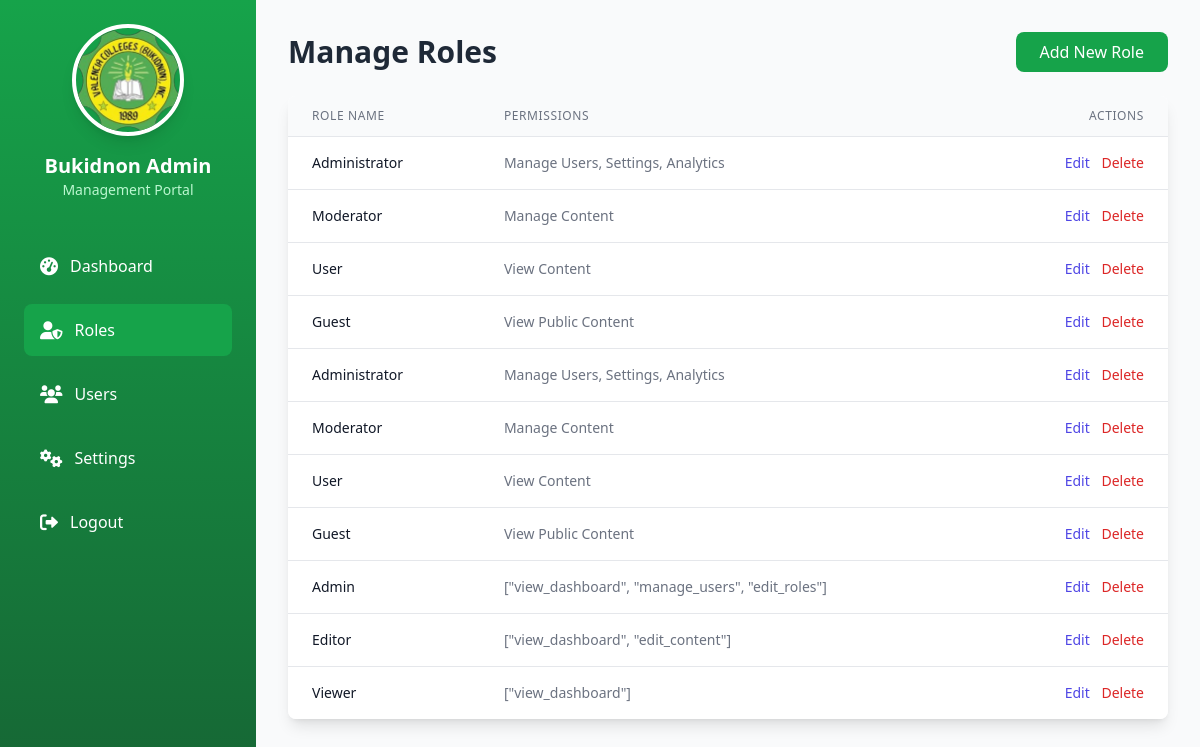
/roles.php (signed in), run on the app's committed database.
### tables this page shows
CREATE TABLE `roles` (
  `id` int(11) NOT NULL,
  `role_name` varchar(50) NOT NULL,
  `permissions` text DEFAULT NULL,
  `created_at` timestamp NOT NULL DEFAULT current_timestamp()
);

### roles.php (the view, shortened to what this page needs)
<?php
include('db_config.php');
$sql = "SELECT * FROM roles";
$stmt = $pdo->prepare($sql);
$stmt->execute();
$roles = $stmt->fetchAll(PDO::FETCH_ASSOC);
?>
<!DOCTYPE html>
<html lang="en">
<head>
    <script src="https://cdn.tailwindcss.com"></script>
    <link href="https://cdnjs.cloudflare.com/ajax/libs/font-awesome/6.0.0-beta3/css/all.min.css" rel="stylesheet">
</head>
<body class="bg-gray-50 font-sans antialiased">
    <aside class="w-64 bg-gradient-to-b from-green-600 to-green-800 text-white h-screen p-6 fixed">
        <div class="text-center mb-6">
            <img src="img/bukidnon_logo.png" alt="Bukidnon Logo" class="w-28 h-28 rounded-full mx-auto border-4 border-white shadow-lg">
            <h2 class="text-xl font-bold mt-4">Bukidnon Admin</h2>
            <p class="text-green-200 text-sm">Management Portal</p>
        </div>
        <nav class="mt-10 space-y-3">
            <a href="dashboard.php" class="flex items-center gap-3 text-white px-4 py-3 rounded-lg hover:bg-green-500">
                <i class="fas fa-tachometer-alt text-lg"></i>
                Dashboard
            </a>
            <a href="roles.php" class="flex items-center gap-3 bg-green-600 px-4 py-3 rounded-lg text-white">
                <i class="fas fa-user-shield text-lg"></i>
                Roles
            </a>
            <a href="users.php" class="flex items-center gap-3 text-white px-4 py-3 rounded-lg hover:bg-green-500">
                <i class="fas fa-users text-lg"></i>
                Users
            </a>
            <a href="settings.php" class="flex items-center gap-3 text-white px-4 py-3 rounded-lg hover:bg-green-500">
                <i class="fas fa-cogs text-lg"></i>
                Settings
            </a>
            <a href="?logout=true" class="flex items-center gap-3 text-white px-4 py-3 rounded-lg hover:bg-red-600 mt-auto">
                <i class="fas fa-sign-out-alt text-lg"></i>
                Logout
            </a>
        </nav>
    </aside>
    <div class="ml-64 p-8">
        <div class="flex justify-between items-center mb-6">
            <h1 class="text-3xl font-semibold text-gray-800">Manage Roles</h1>
            <button class="bg-green-600 text-white px-6 py-2 rounded-lg hover:bg-green-700 transition duration-300">Add New Role</button>
        </div>
        <div class="bg-white shadow-lg rounded-lg overflow-hidden">
            <table class="min-w-full divide-y divide-gray-200">
                <thead class="bg-gray-50">
                    <tr>
                        <th class="px-6 py-3 text-left text-xs font-medium text-gray-500 uppercase tracking-wider">Role Name</th>
                        <th class="px-6 py-3 text-left text-xs font-medium text-gray-500 uppercase tracking-wider">Permissions</th>
                        <th class="px-6 py-3 text-right text-xs font-medium text-gray-500 uppercase tracking-wider">Actions</th>
                    </tr>
                </thead>
                <tbody class="bg-white divide-y divide-gray-200">
                    <?php foreach ($roles as $role): ?>
                        <tr>
                            <td class="px-6 py-4 whitespace-nowrap text-sm font-medium text-gray-900"><?= htmlspecialchars($role['role_name']) ?></td>
                            <td class="px-6 py-4 text-sm text-gray-500"><?= htmlspecialchars($role['permissions']) ?></td>
                            <td class="px-6 py-4 text-right text-sm font-medium">
                                <button class="text-indigo-600 hover:text-indigo-900">Edit</button>
                                <button class="text-red-600 hover:text-red-900 ml-2">Delete</button>
                            </td>
                        </tr>
                    <?php endforeach; ?>
                </tbody>
            </table>
        </div>
    </div>
</body>
</html>

### data on the page
roles: role_name "Administrator", permissions "Manage Users, Settings, Analytics"
roles: role_name "Moderator", permissions "Manage Content"
roles: role_name "User", permissions "View Content"
roles: role_name "Guest", permissions "View Public Content"
roles: role_name "Administrator", permissions "Manage Users, Settings, Analytics"
roles: role_name "Moderator", permissions "Manage Content"
roles: role_name "User", permissions "View Content"
roles: role_name "Guest", permissions "View Public Content"
roles: role_name "Admin", permissions "[\"view_dashboard\", \"manage_users\", \"edit_roles\"]"
roles: role_name "Editor", permissions "[\"view_dashboard\", \"edit_content\"]"
roles: role_name "Viewer", permissions "[\"view_dashboard\"]"
